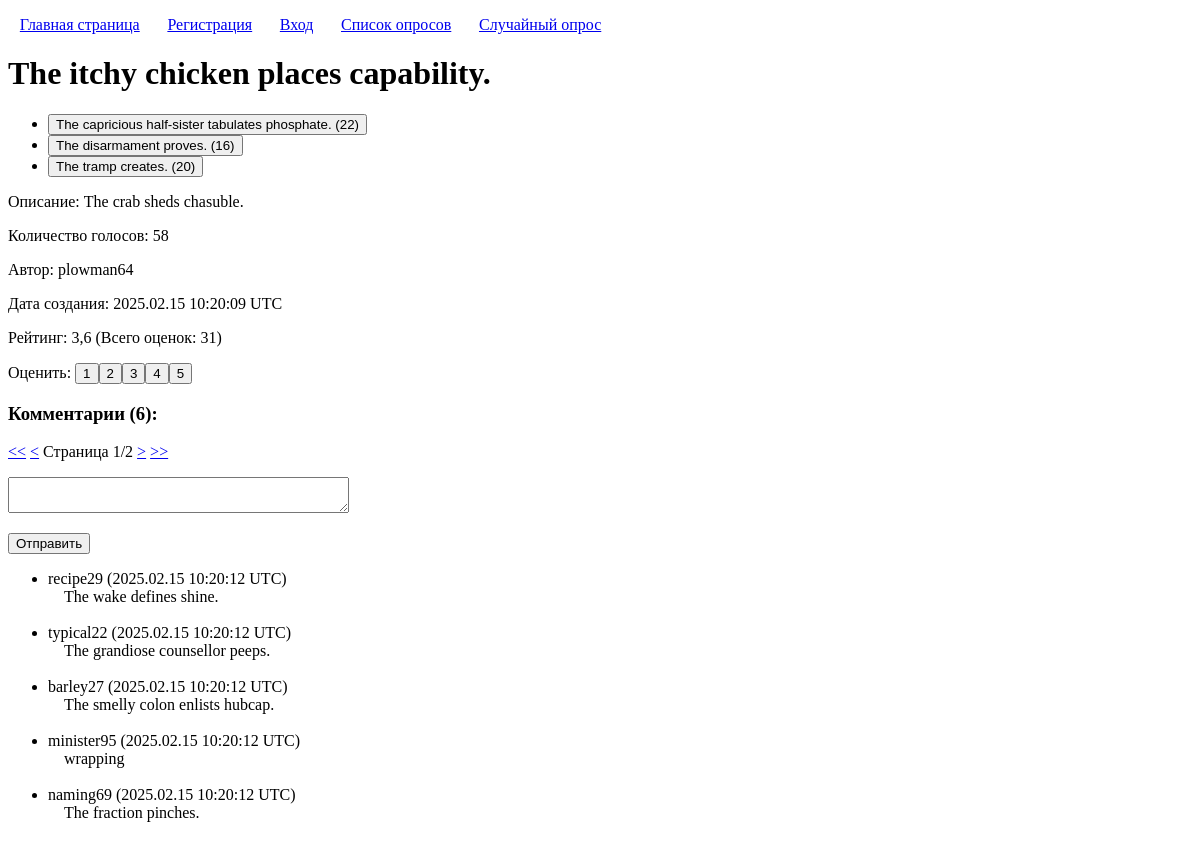
The page /polls/100/ on the database its author committed.
### enterpoll/models.py (models this page shows, shortened)
class Poll(models.Model):
	title = models.CharField('Заголовок', max_length=100, validators=[custom_validators.forbidden_words])
	description = models.CharField('Описание', max_length=100, blank=True, null=True, validators=[custom_validators.forbidden_words])
	user = models.ForeignKey(User, on_delete=models.CASCADE, verbose_name='Автор')
	created = models.DateTimeField('Время создания', auto_now_add=True)
	class Meta:
		constraints = [models.UniqueConstraint(fields=('title', 'user'), name="unique_poll" )]
	@property
	def number_of_votes(self):
		return self.vote_set.count()
	@property
	def number_of_comments(self):
		return self.comment_set.count()
	@property
	def number_of_ratings(self):
		return self.rating_set.count()
	@property
	def average_rating(self):
		return self.rating_set.aggregate(Avg('value', default=0))['value__avg']

class Choice(models.Model):
	poll = models.ForeignKey(Poll, on_delete=models.CASCADE)
	text = models.CharField('', max_length=100, validators=[custom_validators.forbidden_words])
	class Meta:
		constraints = [models.UniqueConstraint(fields=('poll', 'text'), name="unique_choice" )]
	@property
	def number_of_votes(self):
		return self.vote_set.count()

class Comment(models.Model):
	user = models.ForeignKey(User, on_delete=models.CASCADE)
	poll = models.ForeignKey(Poll, on_delete=models.CASCADE)
	text = models.CharField('Текст', max_length=100, validators=[custom_validators.forbidden_words])
	created = models.DateTimeField(auto_now_add=True)

### enterpoll/views.py (the view, shortened to what this page needs)
# urls.py: path("<int:poll_pk>/", views.PollPageView.as_view(), name="poll_page"),
class PollPageView(TemplateView):
	paginate_by = 5
	template_name = 'enterpoll/poll_page.html'
	def get_context_data(self, *args, **kwargs):
		context = super().get_context_data(*args, **kwargs)
		context['poll'] = get_object_or_404(Poll, pk=self.kwargs['poll_pk'])
		context['comments'] = Comment.objects.filter(poll=context['poll']).order_by('-created')
		comments_paginator = Paginator(context['comments'], self.paginate_by)
		context['comments_page_kwarg'] = 'comments_page_number'
		context['comments_page_number'] = self.request.GET.get(context['comments_page_kwarg'])
		context['comments_page_obj'] = comments_paginator.get_page(context['comments_page_number'])
		context['comment_modelform'] = CommentModelForm()
		return context

### enterpoll/forms.py
class CommentModelForm(forms.ModelForm):
	class Meta:
		model = Comment
		fields = ['text']
		widgets = {
			'text': forms.Textarea(attrs={'cols': 40, 'rows': 2, 'required': True})
		}
		labels = {
			'text': ''
		}

### enterpoll/templatetags/pagination.py (called while the page is built)
@register.inclusion_tag('pagination.html')
def pagination(page_kwarg, page_obj):
	return {'page_kwarg': page_kwarg, 'page_obj': page_obj}

### enterpoll/templates/enterpoll/poll_page.html (shortened to what this page needs)
{% extends "enterpoll/base.html" %}
{% load pagination %}
{% block h1 %}{{ poll.title }}{% endblock h1 %}
{% block content %}
	<ul>
		{% for choice in poll.choice_set.all %}
			<li>
				<form method="POST">
					{% if choice == user_choice %}
						<input type="text" name="action_type" value="delete_vote" hidden>
						<input type="text" name="choice_pk" value="{{ choice.pk }}" hidden>
						<input class="selected_choice" type="submit" value="{{ choice.text }} ({{ choice.number_of_votes }})">
					{% else %}
						<input type="submit" value="{{ choice.text }} ({{ choice.number_of_votes }})">
					{% endif %}
				</form>
			</li>
		{% endfor %}
	</ul>
	<p>Описание: {{ poll.description|default:"..." }}</p>
	<p>Количество голосов: {{ poll.number_of_votes }}</p>
	<p>Автор: {{ poll.user }}</p>
	<p>Дата создания: {{ poll.created|date:"Y.m.d H:i:s e" }}</p>
	<p>
		Рейтинг: {{ poll.average_rating|floatformat:1 }} (Всего оценок: {{ poll.number_of_ratings }})<br>
		<div style="display: inline-block">
		</div>
	</p>
	<h3>Комментарии ({{ poll.number_of_comments }}):</h3>
	{% pagination comments_page_kwarg comments_page_obj %}
	<form method="POST">
		<p>{{ comment_modelform.as_p }}</p>
		<input type="submit" value="Отправить">
	</form>
	<ul>
		{% for comment in comments_page_obj %}
			<li>
				{{ comment.user }} ({{ comment.created|date:"Y.m.d H:i:s e" }})
				<br>
				&emsp;{{ comment.text }}
			</li>
			<br>
		{% empty %}
			<li>
				Комментарии отсутствуют.
			</li>
		{% endfor %}
	</ul>
{% endblock content %}

### enterpoll/static/enterpoll/css/style.css (style rules this page uses)
input { transition-duration: 0.1s; }

### rows shown on the page
Poll: title "The itchy chicken places capability.", description "The crab sheds chasuble.", number_of_votes "58", user "plowman64", created "2025.02.15 10:20:09 UTC", average_rating "3,6", number_of_ratings "31", number_of_comments "6"
Choice: text "The capricious half-sister tabulates phosphate. (22)"
Choice: text "The disarmament proves. (16)"
Choice: text "The tramp creates. (20)"
Comment: user "recipe29", created "2025.02.15 10:20:12 UTC", text "The wake defines shine."
Comment: user "typical22", created "2025.02.15 10:20:12 UTC", text "The grandiose counsellor peeps."
Comment: user "barley27", created "2025.02.15 10:20:12 UTC", text "The smelly colon enlists hubcap."
Comment: user "minister95", created "2025.02.15 10:20:12 UTC", text "wrapping"
Comment: user "naming69", created "2025.02.15 10:20:12 UTC", text "The fraction pinches."

### other values the page prints
{{ page_obj.number }} "1"
{{ page_obj.paginator.num_pages }} "2"
